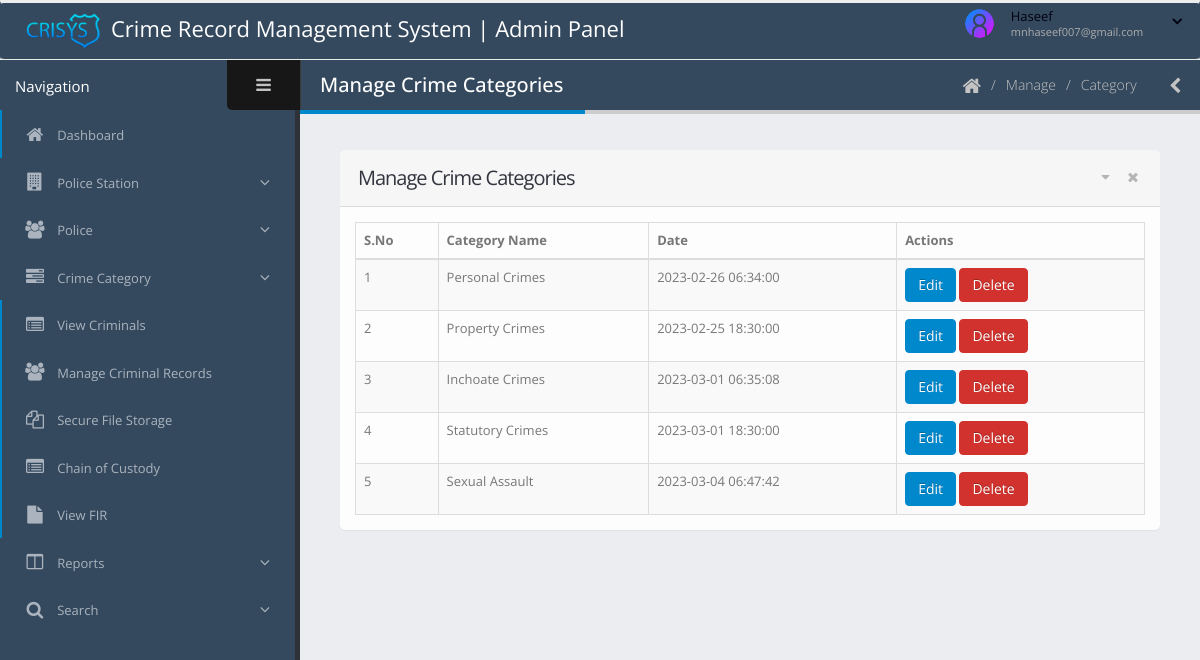
/admin/manage-category.php (signed in), run on the app's committed database.
### tables this page shows
CREATE TABLE `tblcategory` (
  `ID` int(10) NOT NULL,
  `CategoryName` varchar(200) DEFAULT NULL,
  `CatDes` mediumtext DEFAULT NULL,
  `AddDate` timestamp NOT NULL DEFAULT current_timestamp()
);

### admin/manage-category.php (the view, shortened to what this page needs)
<?php
include('includes/dbconnection.php');
if (strlen($_SESSION['crmsaid']==0)) {
  header('location:logout.php');
  } else{
?>
<!doctype html>
<html class="fixed">
	<head>
		<link rel="stylesheet" href="../assets/vendor/bootstrap/css/bootstrap.css" />
		<link rel="stylesheet" href="../assets/vendor/font-awesome/css/font-awesome.css" />
		<link rel="stylesheet" href="../assets/vendor/magnific-popup/magnific-popup.css" />
		<link rel="stylesheet" href="../assets/vendor/bootstrap-datepicker/css/datepicker3.css" />
		<link rel="stylesheet" href="../assets/vendor/select2/select2.css" />
		<link rel="stylesheet" href="../assets/vendor/jquery-datatables-bs3/assets/css/datatables.css" />
		<link rel="stylesheet" href="../assets/stylesheets/theme.css" />
		<link rel="stylesheet" href="../assets/stylesheets/skins/default.css" />
		<link rel="stylesheet" href="../assets/stylesheets/theme-custom.css">
	</head>
	<body>
		<section class="body">
			<?php include_once('includes/header.php');?>
			<div class="inner-wrapper">
				<?php include_once('includes/sidebar.php');?>
				<section role="main" class="content-body">
					<header class="page-header">
						<h2>Manage Crime Categories</h2>
						<div class="right-wrapper pull-right">
							<ol class="breadcrumbs">
								<li>
									<a href="dashboard.php">
										<i class="fa fa-home"></i>
									</a>
								</li>
								<li><span>Manage</span></li>
								<li><span>Category</span></li>
							</ol>
							<a class="sidebar-right-toggle" data-open="sidebar-right"><i class="fa fa-chevron-left"></i></a>
						</div>
					</header>
						<section class="panel">
							<header class="panel-heading">
								<div class="panel-actions">
									<a href="#" class="fa fa-caret-down"></a>
									<a href="#" class="fa fa-times"></a>
								</div>
								<h2 class="panel-title">Manage Crime Categories</h2>
							</header>
							<div class="panel-body">
								<table class="table table-bordered table-striped mb-none" id="datatable-editable">
									<thead>
										<tr>
											<th>S.No</th>
											<th>Category Name</th>
											<th>Date</th>
											<th>Actions</th>
										</tr>
									</thead>
									<tbody>
										<?php
$sql="SELECT * from tblcategory";
$query = $dbh -> prepare($sql);
$query->execute();
$results=$query->fetchAll(PDO::FETCH_OBJ);
$cnt=1;
if($query->rowCount() > 0)
{
foreach($results as $row)
{               ?>
										<tr>
											<td><?php echo htmlentities($cnt);?></td>
											<td><?php  echo htmlentities($row->CategoryName);?>
											</td>
											<td><?php  echo htmlentities($row->AddDate);?></td>
											<td>
												<a href="edit-category-detail.php?editid=<?php echo htmlentities ($row->ID);?>" class="btn btn-primary" target="_blank">Edit </a>
												<a href="manage-category.php?delid=<?php echo ($row->ID);?>" onclick="return confirm('Do you really want to Delete ?');" class="btn btn-danger">Delete</a>
											</td>
										</tr>
									<?php $cnt=$cnt+1;}} ?>
									</tbody>
								</table>
							</div>
						</section>
				</section>
			</div>
		</section>
	</body>
</html><?php }  ?>

### admin/includes/header.php (shortened to what this page needs)
<header class="header navbar navbar-expand-lg navbar-dark bg-dark" style="padding-left: 10px;background-color:#34495e;">
            <div class="logo-container">
                <a href="dashboard.php" class="logo" style="color:#000; font-size:22px;color:#fff;">
                <img src="../assets/images/logo.png" alt="Admin" width="85px" style="padding-right: 10px;"/>Crime Record Management System | Admin Panel
                </a>
            </div>
            <div class="header-right">
                <div id="userbox" class="userbox">
                    <a href="#" data-toggle="dropdown">
                        <figure class="profile-picture">
                            <img src="../assets/images/admin.png" alt="Admin" class="img-circle" data-lock-picture="../assets/images/admin.png" />
                        </figure>
                        <div class="profile-info" data-lock-name="John Doe" data-lock-email="johndoe@JSOFT.com">
                         <?php
                            $aid=$_SESSION['crmsaid'];
                            $sql="SELECT AdminName,Email from  tbladmin where ID=:aid";
                            $query = $dbh -> prepare($sql);
                            $query->bindParam(':aid',$aid,PDO::PARAM_STR);
                            $query->execute();
                            $results=$query->fetchAll(PDO::FETCH_OBJ);
                            $cnt=1;
                            if($query->rowCount() > 0)
                            {
                            foreach($results as $row)
                            {
                        ?>
                            <span class="name"><?php  echo $row->AdminName;?></span>
                            <span class="role"><?php  echo $row->Email;?></span>
                            <?php $cnt=$cnt+1;}} ?>
                        </div>
                        <i class="fa custom-caret"></i>
                    </a>
                </div>
            </div>
        </header>

### assets/stylesheets/skins/default.css (style rules this page uses)
a, .btn-link { color: #0088cc; }
body .btn-primary { color: #ffffff; text-shadow: 0 -1px 0 rgba(0, 0, 0, 0.25); background-color: #0088cc; border-color: #0088cc; }
body .btn-danger { color: #ffffff; text-shadow: 0 -1px 0 rgba(0, 0, 0, 0.25); background-color: #d2322d; border-color: #d2322d; }
.page-header h2 { border-bottom-color: #0088cc; }

### data on the page
tblcategory: CategoryName "Personal Crimes", AddDate "2023-02-26 06:34:00"
tblcategory: CategoryName "Property Crimes", AddDate "2023-02-25 18:30:00"
tblcategory: CategoryName "Inchoate Crimes", AddDate "2023-03-01 06:35:08"
tblcategory: CategoryName "Statutory Crimes", AddDate "2023-03-01 18:30:00"
tblcategory: CategoryName "Sexual Assault", AddDate "2023-03-04 06:47:42"

### other printed values
$row->AdminName "Haseef"
$row->Email "mnhaseef007@gmail.com"
